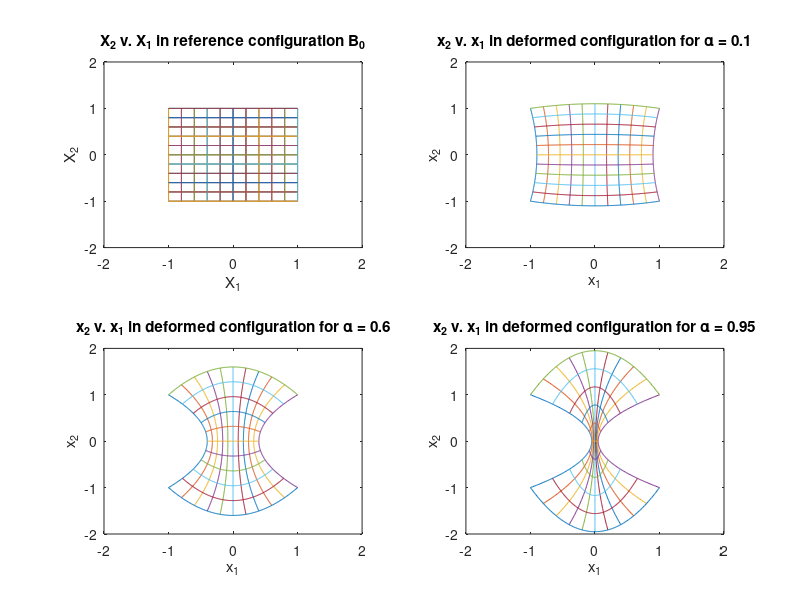

Write MATLAB code to recreate this figure.
% Mechanical Engineering 338A - Continuum Mechanics
% Erik Lamoureux
% Stanford University
% July 13, 2018

%% Problem 1: Simple deformation mapping questions (35)

% Initialize alpha
alpha = [0.1 0.6 0.95];

% Iterate through all three alpha values
for h = 1:3
    
    % Iterate through all vertical lines
    for i = 1:11
        
        % Iterate through lines with a resolution of 201 points
        for j = 1:201
            
            % Determine X1 and X2 for the reference configuration
            X1(i,1,j) = -1 + 0.2*(i - 1);
            X1(i,2,j) = 1 - 0.01*(j - 1); 
            
            % Determine x1 and x2 for the deformed configuration
            phi_X(i,1,j) = (X1(i,1,j) + alpha(h).*X1(i,1,j).*(X1(i,2,j) - 1).*(X1(i,2,j) + 1));
            phi_X(i,2,j) = (X1(i,2,j) - alpha(h).*X1(i,2,j).*(X1(i,1,j) - 1).*(X1(i,1,j) + 1));  
            
        end
        
        % Convert multidimensional arrays to matrices to be used in plots
        X_1(i,:) = X1(i,1,:);
        X_2(i,:) = X1(i,2,:);
        phi_X1(i,:) = phi_X(i,1,:);
        phi_X2(i,:) = phi_X(i,2,:);
        
        % Plot reference configuration
        subplot(2,2,1)
        plot(X_1(i,:),X_2(i,:))
        xlim([-2 2])
        ylim([-2 2])
        hold on
        
        % Plot deformed configuration
        subplot(2,2,h+1)
        plot(phi_X1(i,:),phi_X2(i,:))
        xlim([-2 2])
        ylim([-2 2])
        hold on
        
    end
    
    % Iterate through all horizontal lines
    for i = 1:11
                
        % Iterate through lines with a resolution of 201 points
        for j = 1:201
            
            % Determine X1 and X2 for the reference configuration
            X1(i,1,j) = -1 + 0.01*(j - 1);
            X1(i,2,j) = 1 - 0.2*(i - 1);

            % Determine x1 and x2 for the deformed configuration
            phi_X(i,1,j) = (X1(i,1,j) + alpha(h).*X1(i,1,j).*(X1(i,2,j) - 1).*(X1(i,2,j) + 1));
            phi_X(i,2,j) = (X1(i,2,j) - alpha(h).*X1(i,2,j).*(X1(i,1,j) - 1).*(X1(i,1,j) + 1));
            
        end
        
        % Convert multidimensional arrays to matrices to be used in plots
        X_1(i,:) = X1(i,1,:);
        X_2(i,:) = X1(i,2,:);
        phi_X1(i,:) = phi_X(i,1,:);
        phi_X2(i,:) = phi_X(i,2,:);
        
        % Plot reference configuration
        subplot(2,2,1)
        plot(X_1(i,:),X_2(i,:))
        xlim([-2 2])
        ylim([-2 2])
        xlabel('X_1')
        ylabel('X_2')
        title('X_2 v. X_1 in reference configuration B_0')
        hold on
        
        % Plot deformed configuration
        subplot(2,2,h+1)
        plot(phi_X1(i,:),phi_X2(i,:))
        xlim([-2 2])
        ylim([-2 2])
        xlabel('x_1')
        ylabel('x_2')
        title(['x_2 v. x_1 in deformed configuration for {\alpha} = ',num2str(alpha(h)) ])
        hold on
        
    end
    
end
